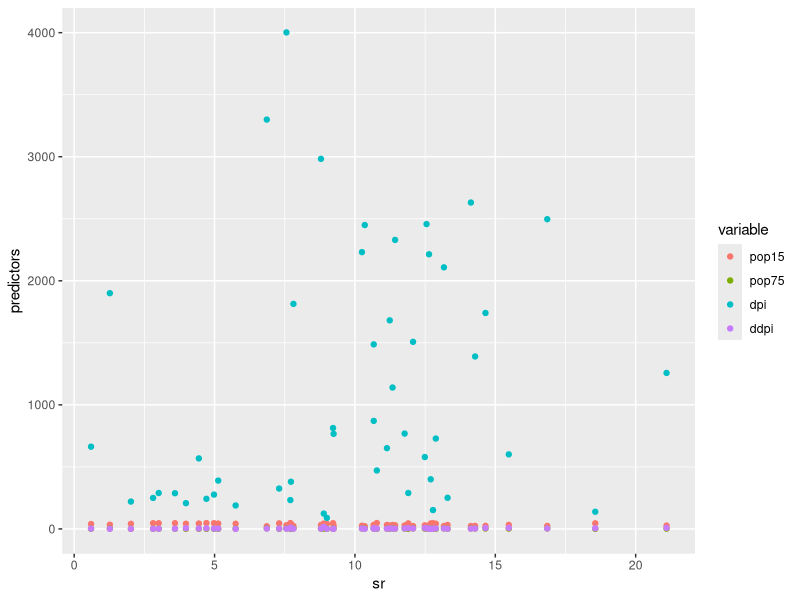
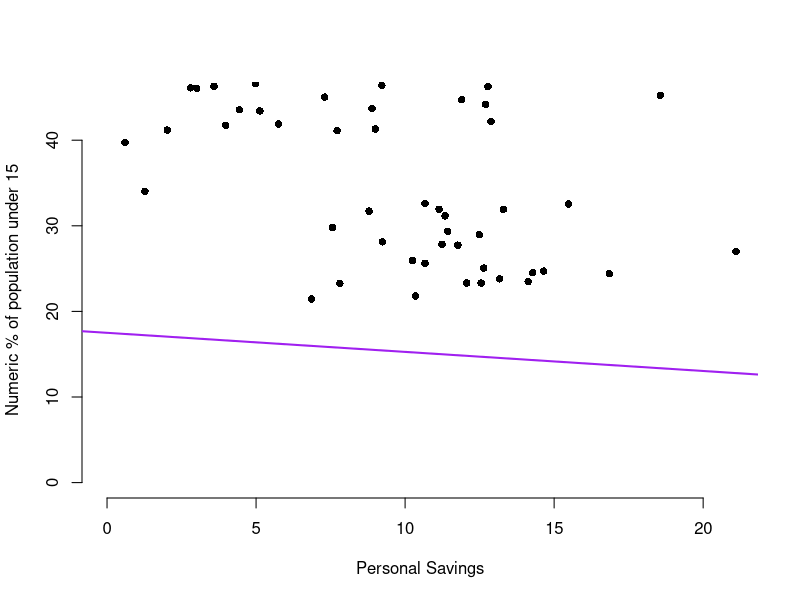
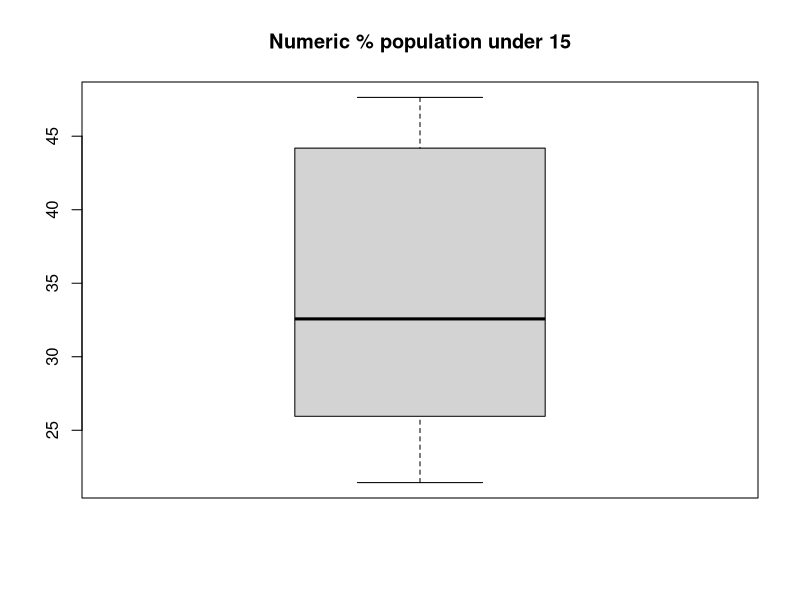

These figures' R source, in order:
## ---- chunk 1
knitr::opts_chunk$set(echo = FALSE)
## ---- chunk 2
library(knitr)
kable(head(data.frame("country"=rownames(LifeCycleSavings),LifeCycleSavings)))
## ---- chunk 3
library(ggplot2)
library(reshape2)
data <- melt(LifeCycleSavings, id.vars="sr", value.name = "predictors")
ggplot(data, aes(x=sr, y=predictors, col=variable)) + geom_point()
## ---- chunk 4
model1 <- lm(sr ~ pop15, data = LifeCycleSavings)
plot(LifeCycleSavings$sr, LifeCycleSavings$pop15, xlab = "Personal Savings", 
                 ylab = "Numeric % of population under 15", bty = "n", pch = 16,
                 xlim = c(0,21), ylim = c(0,45))
            abline(model1, col = "purple", lwd = 2)
## ---- chunk 5
boxplot(LifeCycleSavings$pop15, main = "Numeric % population under 15")
